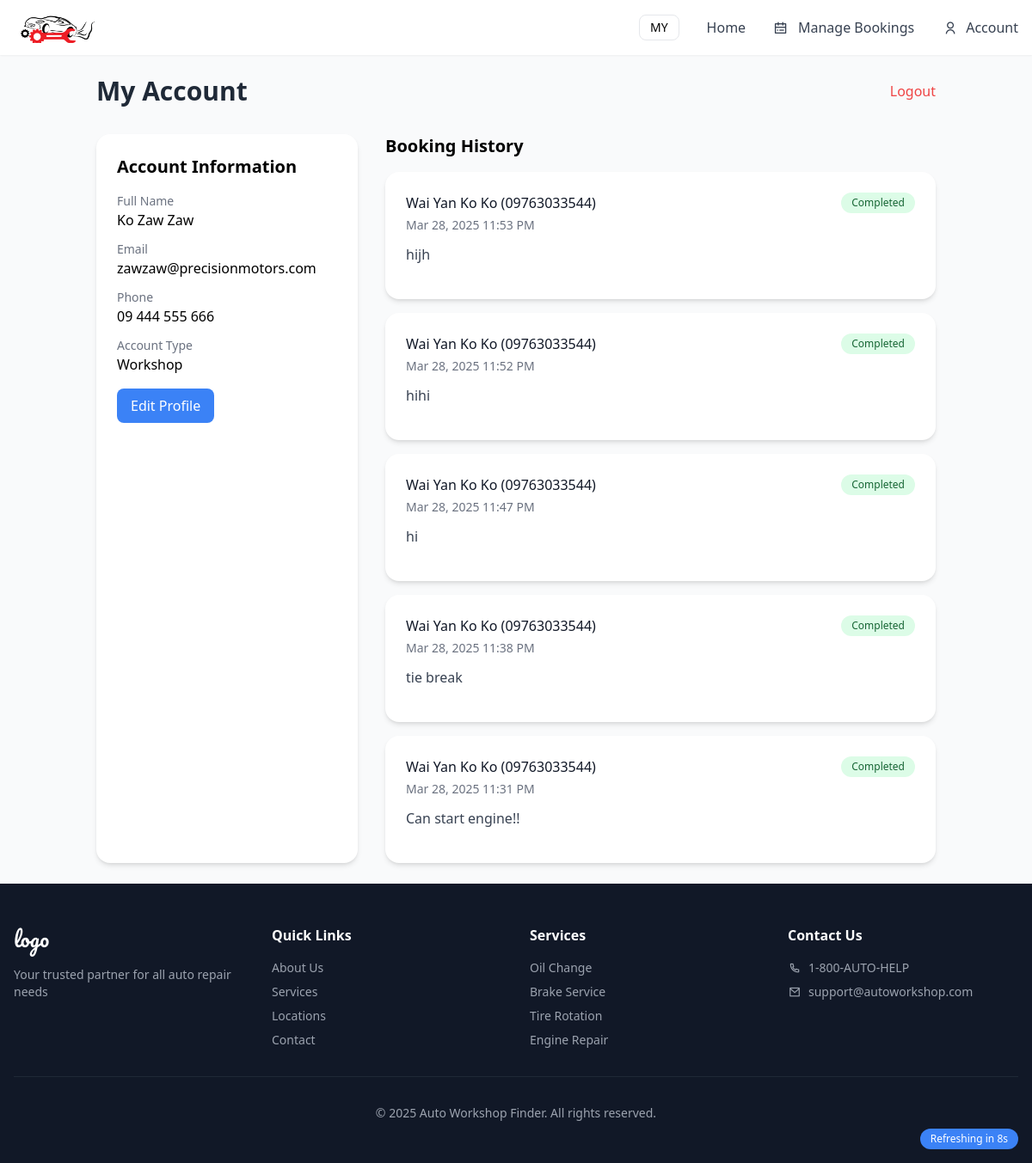
/public/account.php (signed in), run on an earlier commit of the app's database.
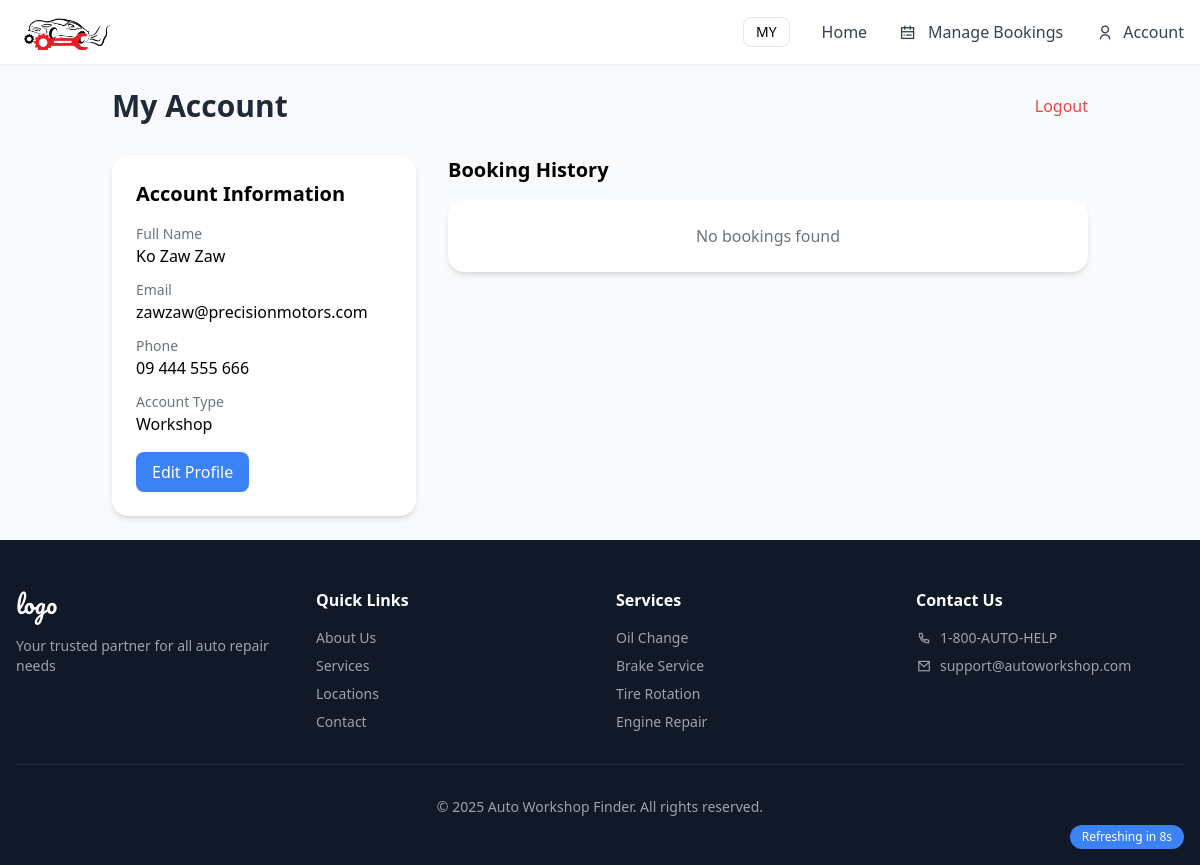
And on a later commit of the database.
### tables this page shows
CREATE TABLE `Booking` (
  `BookingID` int(11) NOT NULL,
  `CustomerID` int(11) DEFAULT NULL,
  `WorkshopID` int(11) DEFAULT NULL,
  `Description` text DEFAULT NULL,
  `BookingDateTime` datetime DEFAULT current_timestamp(),
  `Status` enum('Pending','Confirmed','Completed') NOT NULL DEFAULT 'Pending',
  `EstimatedWaitTime` int(11) DEFAULT NULL,
  `ConfirmationDateTime` datetime DEFAULT NULL,
  `CompletionDateTime` datetime DEFAULT NULL,
  `EstimatedPrice` decimal(10,2) DEFAULT NULL,
  `FinalPrice` decimal(10,2) DEFAULT NULL,
  `source` varchar(10) DEFAULT 'index'
);

CREATE TABLE `Users` (
  `UserID` int(11) NOT NULL,
  `FullName` varchar(100) NOT NULL,
  `Email` varchar(100) NOT NULL,
  `Password` varchar(255) NOT NULL,
  `PhoneNumber` varchar(20) DEFAULT NULL,
  `UserType` enum('customer','workshop','admin') NOT NULL,
  `CreatedAt` datetime DEFAULT current_timestamp()
);

### public/account.php (the view, shortened to what this page needs)
<?php
include '../config/db.php';
$userId = $_SESSION['user_id'];
$userType = $_SESSION['user_type'];
$stmt = $pdo->prepare("SELECT * FROM Users WHERE UserID = ?");
$stmt->execute([$userId]);
$user = $stmt->fetch();
if ($userType === 'customer') {
    $bookingQuery = "SELECT b.*, w.WorkshopName, t.TownshipName
                   FROM Booking b
                   JOIN Workshop w ON b.WorkshopID = w.WorkshopID
                   JOIN Township t ON w.TownshipID = t.TownshipID
                   WHERE b.CustomerID = ?
                   ORDER BY b.BookingID DESC";
} else {
    $bookingQuery = "SELECT b.*, u.FullName, u.PhoneNumber
                   FROM Booking b
                   JOIN Users u ON b.CustomerID = u.UserID
                   WHERE b.WorkshopID = (SELECT WorkshopID FROM Workshop WHERE UserID = ?)
                   ORDER BY b.BookingID DESC";
}
$stmt = $pdo->prepare($bookingQuery);
$stmt->execute([$userId]);
$bookings = $stmt->fetchAll();
?>
<?php include '../includes/header.php'; ?>
<div class="container mx-auto p-6">
    <div class="flex justify-between items-center mb-8">
        <h1 class="text-3xl font-bold text-gray-800">My Account</h1>
        <a href="../auth/logout.php" class="text-red-500 hover:text-red-700">Logout</a>
    </div>
    <div class="grid grid-cols-1 md:grid-cols-3 gap-8">
        <div class="bg-white p-6 rounded-lg shadow-md">
            <h2 class="text-xl font-semibold mb-4">Account Information</h2>
            <div class="space-y-3">
                <div>
                    <p class="text-sm text-gray-500">Full Name</p>
                    <p class="font-medium"><?= htmlspecialchars($user['FullName']) ?></p>
                </div>
                <div>
                    <p class="text-sm text-gray-500">Email</p>
                    <p class="font-medium"><?= htmlspecialchars($user['Email']) ?></p>
                </div>
                <div>
                    <p class="text-sm text-gray-500">Phone</p>
                    <p class="font-medium"><?= htmlspecialchars($user['PhoneNumber']) ?></p>
                </div>
                <div>
                    <p class="text-sm text-gray-500">Account Type</p>
                    <p class="font-medium capitalize"><?= htmlspecialchars($user['UserType']) ?></p>
                </div>
            </div>
            <a href="edit_profile.php" class="mt-4 inline-block bg-blue-500 text-white px-4 py-2 rounded hover:bg-blue-600">Edit Profile</a>
        </div>
        <div class="md:col-span-2">
            <h2 class="text-xl font-semibold mb-4">Booking History</h2>
            <?php if (empty($bookings)): ?>
                <div class="bg-white p-6 rounded-lg shadow-md text-center">
                    <p class="text-gray-500">No bookings found</p>
                </div>
            <?php else: ?>
                <div class="space-y-4">
                    <?php foreach ($bookings as $booking): ?>
                    <div class="bg-white p-6 rounded-lg shadow-md">
                        <div class="flex justify-between items-start">
                            <div>
                                <h3 class="font-medium text-gray-900">
                                    <?php if ($userType === 'customer'): ?>
                                        <?= htmlspecialchars($booking['WorkshopName']) ?> (<?= htmlspecialchars($booking['TownshipName']) ?>)
                                    <?php else: ?>
                                        <?= htmlspecialchars($booking['FullName']) ?> (<?= htmlspecialchars($booking['PhoneNumber']) ?>)
                                    <?php endif; ?>
                                </h3>
                                <p class="text-sm text-gray-500 mt-1">
                                    <?= date('M j, Y g:i A', strtotime($booking['BookingDateTime'])) ?>
                                </p>
                            </div>
                            <span class="px-3 py-1 rounded-full text-xs font-medium
                                <?= $booking['Status'] === 'Pending' ? 'bg-yellow-100 text-yellow-800' :
                                   ($booking['Status'] === 'Confirmed' ? 'bg-blue-100 text-blue-800' : 'bg-green-100 text-green-800') ?>">
                                <?= htmlspecialchars($booking['Status']) ?>
                            </span>
                        </div>
                        <p class="mt-3 text-gray-700"><?= htmlspecialchars($booking['Description']) ?></p>
                    </div>
                    <?php endforeach; ?>
                </div>
            <?php endif; ?>
        </div>
    </div>
</div>
<div class="fixed bottom-4 right-4 bg-blue-500 text-white px-3 py-1 rounded-full text-xs">
        Refreshing in <span id="countdown">10</span>s
    </div>
<?php include '../includes/footer.php'; ?>

What changed in the data, as far as the page shows it:
removed booking: CustomerID.FullName "Wai Yan Ko Ko", CustomerID.PhoneNumber "09763033544", BookingDateTime "Mar 28, 2025 11:53 PM", Status "Completed", Description "hijh"
removed booking: CustomerID.FullName "Wai Yan Ko Ko", CustomerID.PhoneNumber "09763033544", BookingDateTime "Mar 28, 2025 11:52 PM", Status "Completed", Description "hihi"
removed booking: CustomerID.FullName "Wai Yan Ko Ko", CustomerID.PhoneNumber "09763033544", BookingDateTime "Mar 28, 2025 11:47 PM", Status "Completed", Description "hi"
removed booking: CustomerID.FullName "Wai Yan Ko Ko", CustomerID.PhoneNumber "09763033544", BookingDateTime "Mar 28, 2025 11:38 PM", Status "Completed", Description "tie break"
removed booking: CustomerID.FullName "Wai Yan Ko Ko", CustomerID.PhoneNumber "09763033544", BookingDateTime "Mar 28, 2025 11:31 PM", Status "Completed", Description "Can start engine!!"
Also different on the page:
text now shown: "No bookings found"
